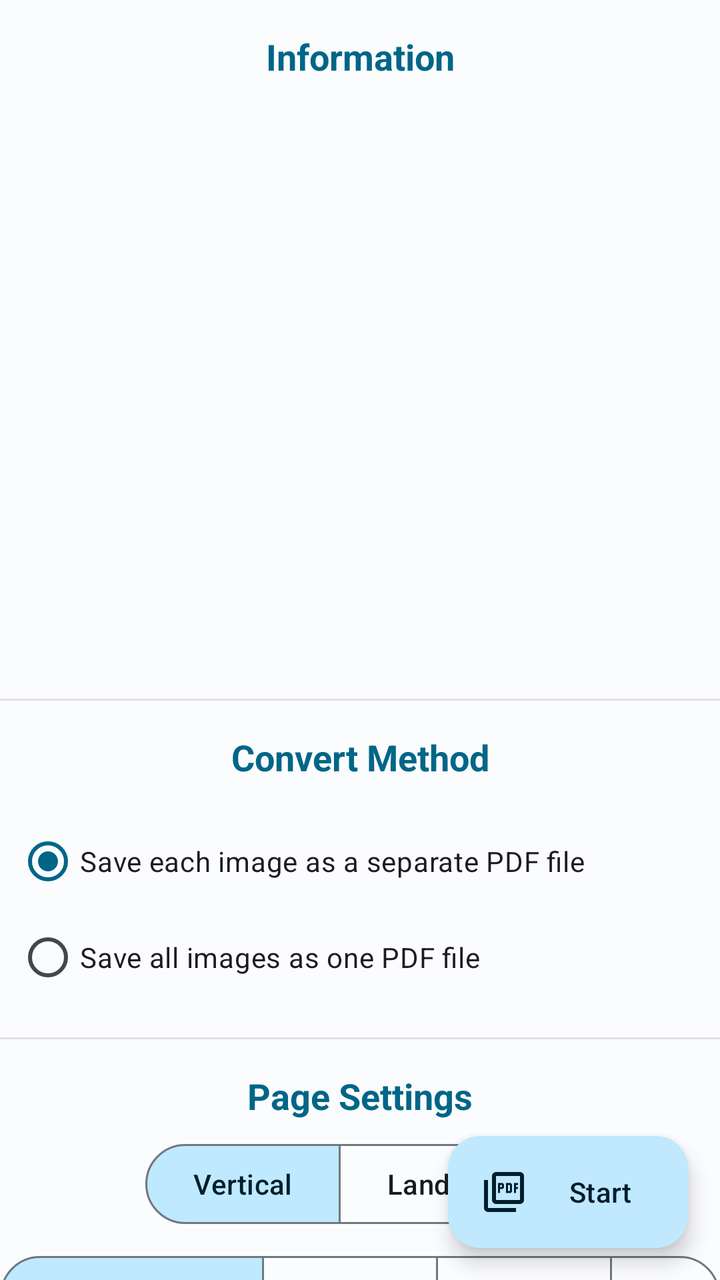
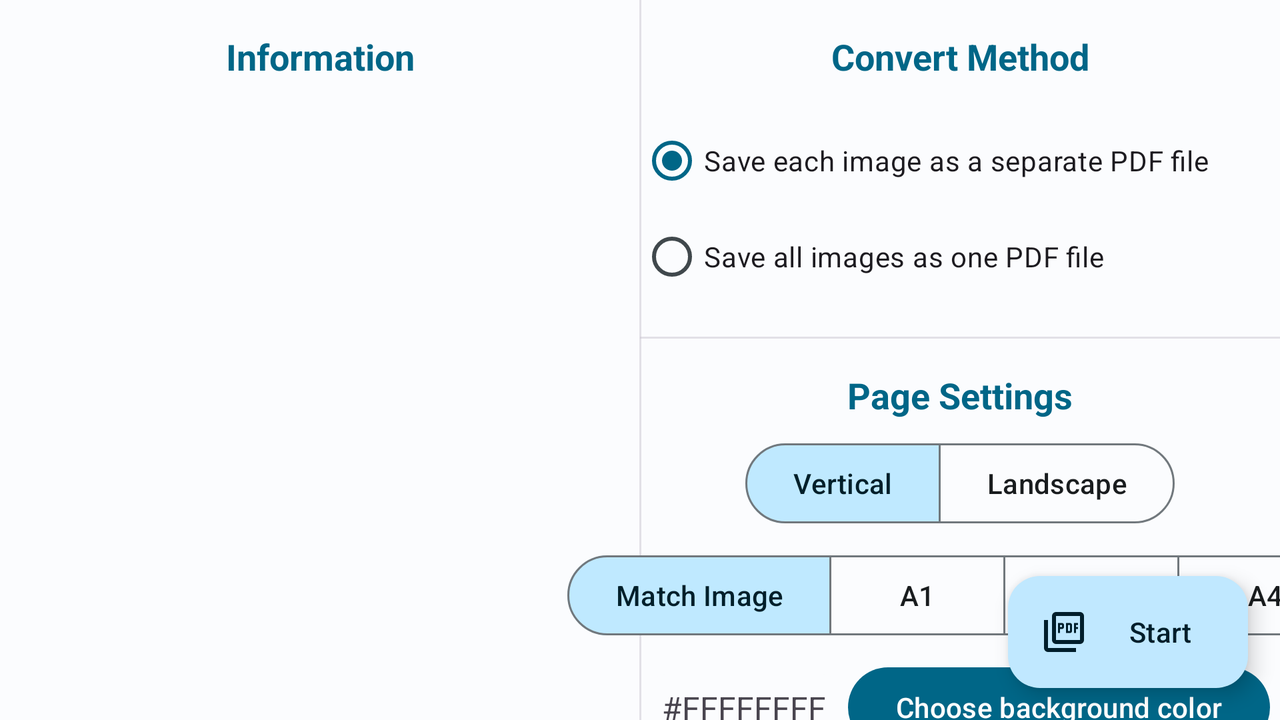

Compare how this app lays out the same screen by default and in its alternative resource folder. The renders come first, then the two layout files and the values they reference.
<!-- AndroidManifest.xml: application theme Theme.ImageCraft.ActionBar -->
<!-- res/layout/activity_image2_pdfactivity.xml -->
<?xml version="1.0" encoding="utf-8"?>
<androidx.coordinatorlayout.widget.CoordinatorLayout xmlns:android="http://schemas.android.com/apk/res/android"
    xmlns:app="http://schemas.android.com/apk/res-auto"
    xmlns:tools="http://schemas.android.com/tools"
    android:layout_width="match_parent"
    android:layout_height="match_parent"
    tools:context=".functions.Image2PDFActivity">

    <androidx.core.widget.NestedScrollView
        android:layout_width="match_parent"
        android:layout_height="match_parent"
        android:fillViewport="true">

        <androidx.constraintlayout.widget.ConstraintLayout
            android:layout_width="match_parent"
            android:layout_height="match_parent"
            android:paddingBottom="80dp"
            app:layout_constraintWidth_max="700dp">

            <TextView
                android:id="@+id/info_title"
                android:layout_width="wrap_content"
                android:layout_height="wrap_content"
                android:layout_marginTop="16dp"
                android:text="@string/image_info"
                android:textColor="?colorPrimary"
                android:textSize="18sp"
                android:textStyle="bold"
                app:layout_constraintEnd_toEndOf="parent"
                app:layout_constraintStart_toStartOf="parent"
                app:layout_constraintTop_toTopOf="parent" />

            <TextView
                android:id="@+id/info_content"
                android:layout_width="wrap_content"
                android:layout_height="wrap_content"
                android:layout_marginTop="16dp"
                android:textSize="14sp"
                android:textStyle="normal"
                app:layout_constraintEnd_toEndOf="parent"
                app:layout_constraintStart_toStartOf="parent"
                app:layout_constraintTop_toBottomOf="@+id/info_title" />

            <androidx.recyclerview.widget.RecyclerView
                android:id="@+id/carousel_recycler_view"
                android:layout_width="0dp"
                android:layout_height="250dp"
                android:layout_margin="8dp"
                android:clipChildren="false"
                android:clipToPadding="false"
                android:orientation="horizontal"
                app:layoutManager="com.google.android.material.carousel.CarouselLayoutManager"
                app:layout_constraintEnd_toEndOf="parent"
                app:layout_constraintStart_toStartOf="parent"
                app:layout_constraintTop_toBottomOf="@+id/info_content" />

            <com.google.android.material.divider.MaterialDivider
                android:id="@+id/info_div"
                android:layout_width="0dp"
                android:layout_height="wrap_content"
                android:layout_marginTop="16dp"
                android:alpha="0.5"
                app:layout_constraintEnd_toEndOf="parent"
                app:layout_constraintStart_toStartOf="parent"
                app:layout_constraintTop_toBottomOf="@+id/carousel_recycler_view" />

            <TextView
                android:id="@+id/method"
                android:layout_width="wrap_content"
                android:layout_height="wrap_content"
                android:layout_marginTop="16dp"
                android:text="@string/convert_method"
                android:textColor="?colorPrimary"
                android:textSize="18sp"
                android:textStyle="bold"
                app:layout_constraintEnd_toEndOf="parent"
                app:layout_constraintStart_toStartOf="parent"
                app:layout_constraintTop_toBottomOf="@+id/info_div" />

            <RadioGroup
                android:id="@+id/radioGroup"
                android:layout_width="0dp"
                android:layout_height="wrap_content"
                android:layout_marginHorizontal="8dp"
                android:layout_marginStart="8dp"
                android:layout_marginTop="16dp"
                android:layout_marginEnd="8dp"
                app:layout_constraintEnd_toEndOf="parent"
                app:layout_constraintStart_toStartOf="parent"
                app:layout_constraintTop_toBottomOf="@+id/method">

                <com.google.android.material.radiobutton.MaterialRadioButton
                    android:id="@+id/auto"
                    android:layout_width="match_parent"
                    android:layout_height="wrap_content"
                    android:checked="true"
                    android:text="@string/to_files"
                    android:textSize="14sp" />

                <com.google.android.material.radiobutton.MaterialRadioButton
                    android:id="@+id/custom"
                    android:layout_width="match_parent"
                    android:layout_height="wrap_content"
                    android:text="@string/to_one_file"
                    android:textSize="14sp" />
            </RadioGroup>

            <com.google.android.material.divider.MaterialDivider
                android:id="@+id/method_div"
                android:layout_width="0dp"
                android:layout_height="wrap_content"
                android:layout_marginTop="16dp"
                android:alpha="0.5"
                app:layout_constraintEnd_toEndOf="parent"
                app:layout_constraintStart_toStartOf="parent"
                app:layout_constraintTop_toBottomOf="@+id/radioGroup" />

            <TextView
                android:id="@+id/page_settings"
                android:layout_width="wrap_content"
                android:layout_height="wrap_content"
                android:layout_marginTop="16dp"
                android:text="@string/page_settings"
                android:textColor="?colorPrimary"
                android:textSize="18sp"
                android:textStyle="bold"
                app:layout_constraintEnd_toEndOf="parent"
                app:layout_constraintStart_toStartOf="parent"
                app:layout_constraintTop_toBottomOf="@+id/method_div" />

            <com.google.android.material.button.MaterialButtonToggleGroup
                android:id="@+id/toggleGroupOrientation"
                android:layout_width="wrap_content"
                android:layout_height="wrap_content"
                android:layout_marginTop="8dp"
                app:checkedButton="@+id/buttonV"
                app:layout_constraintEnd_toEndOf="parent"
                app:layout_constraintStart_toStartOf="parent"
                app:layout_constraintTop_toBottomOf="@+id/page_settings"
                app:selectionRequired="true"
                app:singleSelection="true">

                <Button
                    android:id="@+id/buttonV"
                    style="?attr/materialButtonOutlinedStyle"
                    android:layout_width="wrap_content"
                    android:layout_height="wrap_content"
                    android:layout_gravity="center"
                    android:text="@string/vertical" />

                <Button
                    style="?attr/materialButtonOutlinedStyle"
                    android:layout_width="wrap_content"
                    android:layout_height="wrap_content"
                    android:layout_gravity="center"
                    android:text="@string/landscape" />

            </com.google.android.material.button.MaterialButtonToggleGroup>

            <com.google.android.material.button.MaterialButtonToggleGroup
                android:id="@+id/toggleGroupSize"
                android:layout_width="wrap_content"
                android:layout_height="wrap_content"
                android:layout_marginTop="8dp"
                app:checkedButton="@+id/buttonImage"
                app:layout_constraintEnd_toEndOf="parent"
                app:layout_constraintStart_toStartOf="parent"
                app:layout_constraintTop_toBottomOf="@+id/toggleGroupOrientation"
                app:selectionRequired="true"
                app:singleSelection="true">

                <Button
                    android:id="@+id/buttonImage"
                    style="?attr/materialButtonOutlinedStyle"
                    android:layout_width="wrap_content"
                    android:layout_height="wrap_content"
                    android:layout_gravity="center"
                    android:text="@string/image_size" />

                <Button
                    android:id="@+id/buttonA1"
                    style="?attr/materialButtonOutlinedStyle"
                    android:layout_width="wrap_content"
                    android:layout_height="wrap_content"
                    android:layout_gravity="center"
                    android:text="A1"
                    tools:ignore="HardcodedText" />

                <Button
                    android:id="@+id/buttonA3"
                    style="?attr/materialButtonOutlinedStyle"
                    android:layout_width="wrap_content"
                    android:layout_height="wrap_content"
                    android:layout_gravity="center"
                    android:text="A3"
                    tools:ignore="HardcodedText" />

                <Button
                    android:id="@+id/buttonA4"
                    style="?attr/materialButtonOutlinedStyle"
                    android:layout_width="wrap_content"
                    android:layout_height="wrap_content"
                    android:layout_gravity="center"
                    android:text="A4"
                    tools:ignore="HardcodedText" />

            </com.google.android.material.button.MaterialButtonToggleGroup>

            <TextView
                android:id="@+id/tv_Color"
                android:layout_width="wrap_content"
                android:layout_height="wrap_content"
                android:background="@drawable/rounded_corner_background"
                android:padding="8dp"
                android:text="#FFFFFFFF"
                android:textSize="16sp"
                app:layout_constraintBottom_toBottomOf="@+id/bt_ChooseColor"
                app:layout_constraintEnd_toStartOf="@+id/bt_ChooseColor"
                app:layout_constraintHorizontal_bias="0.5"
                app:layout_constraintStart_toStartOf="parent"
                app:layout_constraintTop_toTopOf="@+id/bt_ChooseColor"
                tools:ignore="HardcodedText" />

            <Button
                android:id="@+id/bt_ChooseColor"
                android:layout_width="wrap_content"
                android:layout_height="wrap_content"
                android:layout_marginTop="8dp"
                android:text="@string/choose_background"
                app:layout_constraintEnd_toEndOf="parent"
                app:layout_constraintHorizontal_bias="0.5"
                app:layout_constraintStart_toEndOf="@+id/tv_Color"
                app:layout_constraintTop_toBottomOf="@+id/toggleGroupSize" />
        </androidx.constraintlayout.widget.ConstraintLayout>

    </androidx.core.widget.NestedScrollView>

    <com.google.android.material.floatingactionbutton.ExtendedFloatingActionButton
        android:id="@+id/bt_floating"
        android:layout_width="wrap_content"
        android:layout_height="wrap_content"
        android:layout_gravity="end|bottom"
        android:layout_margin="16dp"
        android:text="@string/start"
        app:icon="@drawable/picture_as_pdf" />
</androidx.coordinatorlayout.widget.CoordinatorLayout>
<!-- resources referenced by this layout -->
<resources>
  <!-- drawable picture_as_pdf (drawable) -->
  <vector xmlns:android="http://schemas.android.com/apk/res/android"
      xmlns:tools="http://schemas.android.com/tools"
      android:width="24dp"
      android:height="24dp"
      android:tint="?colorOnBackground"
      android:viewportWidth="960"
      android:viewportHeight="960">
      <path
          android:fillColor="@android:color/white"
          android:pathData="M360,500L400,500L400,420L440,420Q457,420 468.5,408.5Q480,397 480,380L480,340Q480,323 468.5,311.5Q457,300 440,300L360,300L360,500ZM400,380L400,340L440,340L440,380L400,380ZM520,500L600,500Q617,500 628.5,488.5Q640,477 640,460L640,340Q640,323 628.5,311.5Q617,300 600,300L520,300L520,500ZM560,460L560,340L600,340L600,460L560,460ZM680,500L720,500L720,420L760,420L760,380L720,380L720,340L760,340L760,300L680,300L680,500ZM320,720Q287,720 263.5,696.5Q240,673 240,640L240,160Q240,127 263.5,103.5Q287,80 320,80L800,80Q833,80 856.5,103.5Q880,127 880,160L880,640Q880,673 856.5,696.5Q833,720 800,720L320,720ZM320,640L800,640Q800,640 800,640Q800,640 800,640L800,160Q800,160 800,160Q800,160 800,160L320,160Q320,160 320,160Q320,160 320,160L320,640Q320,640 320,640Q320,640 320,640ZM160,880Q127,880 103.5,856.5Q80,833 80,800L80,240L160,240L160,800Q160,800 160,800Q160,800 160,800L720,800L720,880L160,880ZM320,160L320,160Q320,160 320,160Q320,160 320,160L320,640Q320,640 320,640Q320,640 320,640L320,640Q320,640 320,640Q320,640 320,640L320,160Q320,160 320,160Q320,160 320,160Z"
          tools:ignore="VectorPath" />
  </vector>
  <!-- drawable rounded_corner_background (drawable) -->
  <?xml version="1.0" encoding="utf-8"?>
  <shape xmlns:android="http://schemas.android.com/apk/res/android">
      <solid android:color="?colorSurface" /> 
      <corners android:radius="8dp" /> 
  </shape>
  <string name="choose_background">Choose background color</string>
  <string name="convert_method">Convert Method</string>
  <string name="image_info">Information</string>
  <string name="image_size">Match Image</string>
  <string name="landscape">Landscape</string>
  <string name="page_settings">Page Settings</string>
  <string name="start">Start</string>
  <string name="to_files">Save each image as a separate PDF file</string>
  <string name="to_one_file">Save all images as one PDF file</string>
  <string name="vertical">Vertical</string>
  <style name="Theme.ImageCraft.ActionBar" parent="Base.Theme.ImageCraft.ActionBar" />
  <color name="md_theme_light_primary">#006687</color>
  <color name="md_theme_light_onPrimary">#FFFFFF</color>
  <color name="md_theme_light_primaryContainer">#C0E8FF</color>
  <color name="md_theme_light_onPrimaryContainer">#001E2B</color>
  <color name="md_theme_light_secondary">#006685</color>
  <color name="md_theme_light_onSecondary">#FFFFFF</color>
  <color name="md_theme_light_secondaryContainer">#BFE9FF</color>
  <color name="md_theme_light_onSecondaryContainer">#001F2A</color>
  <color name="md_theme_light_tertiary">#5F5A7D</color>
  <color name="md_theme_light_onTertiary">#FFFFFF</color>
  <color name="md_theme_light_tertiaryContainer">#E4DFFF</color>
  <color name="md_theme_light_onTertiaryContainer">#1B1736</color>
  <color name="md_theme_light_error">#BA1A1A</color>
  <color name="md_theme_light_errorContainer">#FFDAD6</color>
  <color name="md_theme_light_onError">#FFFFFF</color>
  <color name="md_theme_light_onErrorContainer">#410002</color>
  <color name="md_theme_light_background">#FBFCFE</color>
  <color name="md_theme_light_onBackground">#191C1E</color>
  <color name="md_theme_light_surface">#FBFCFE</color>
  <color name="md_theme_light_onSurface">#191C1E</color>
  <color name="md_theme_light_surfaceVariant">#DCE3E9</color>
  <color name="md_theme_light_onSurfaceVariant">#40484C</color>
  <color name="md_theme_light_outline">#71787D</color>
  <color name="md_theme_light_inverseOnSurface">#F0F1F3</color>
  <color name="md_theme_light_inverseSurface">#2E3133</color>
  <color name="md_theme_light_inversePrimary">#71D2FF</color>
  <!-- some entries are left out for length -->
</resources>
<!-- res/layout-land/activity_image2_pdfactivity.xml (the repository's variant of the layout above) -->
<!-- drawn on the phone turned sideways -->
<?xml version="1.0" encoding="utf-8"?>
<androidx.coordinatorlayout.widget.CoordinatorLayout xmlns:android="http://schemas.android.com/apk/res/android"
    xmlns:app="http://schemas.android.com/apk/res-auto"
    xmlns:tools="http://schemas.android.com/tools"
    android:layout_width="match_parent"
    android:layout_height="match_parent"
    tools:context=".functions.Image2PDFActivity">

    <androidx.core.widget.NestedScrollView
        android:layout_width="match_parent"
        android:layout_height="match_parent"
        android:fillViewport="true">

        <androidx.constraintlayout.widget.ConstraintLayout
            android:layout_width="match_parent"
            android:layout_height="match_parent"
            android:paddingBottom="80dp"
            app:layout_constraintWidth_max="700dp">

            <TextView
                android:id="@+id/info_title"
                android:layout_width="wrap_content"
                android:layout_height="wrap_content"
                android:layout_marginTop="16dp"
                android:text="@string/image_info"
                android:textColor="?colorPrimary"
                android:textSize="18sp"
                android:textStyle="bold"
                app:layout_constraintEnd_toStartOf="@+id/guideline4"
                app:layout_constraintStart_toStartOf="parent"
                app:layout_constraintTop_toTopOf="parent" />

            <TextView
                android:id="@+id/info_content"
                android:layout_width="wrap_content"
                android:layout_height="wrap_content"
                android:layout_marginTop="16dp"
                android:textSize="14sp"
                android:textStyle="normal"
                app:layout_constraintEnd_toStartOf="@+id/guideline4"
                app:layout_constraintStart_toStartOf="parent"
                app:layout_constraintTop_toBottomOf="@+id/info_title" />

            <androidx.recyclerview.widget.RecyclerView
                android:id="@+id/carousel_recycler_view"
                android:layout_width="0dp"
                android:layout_height="250dp"
                android:layout_margin="8dp"
                android:clipChildren="false"
                android:clipToPadding="false"
                android:orientation="horizontal"
                app:layoutManager="com.google.android.material.carousel.CarouselLayoutManager"
                app:layout_constraintEnd_toStartOf="@+id/guideline4"
                app:layout_constraintStart_toStartOf="parent"
                app:layout_constraintTop_toBottomOf="@+id/info_content" />

            <com.google.android.material.divider.MaterialDivider
                android:id="@+id/info_div"
                android:layout_width="1dp"
                android:layout_height="0dp"
                android:alpha="0.5"
                app:layout_constraintBottom_toBottomOf="parent"
                app:layout_constraintEnd_toEndOf="parent"
                app:layout_constraintStart_toStartOf="parent"
                app:layout_constraintTop_toTopOf="parent" />

            <TextView
                android:id="@+id/method"
                android:layout_width="wrap_content"
                android:layout_height="wrap_content"
                android:layout_marginTop="16dp"
                android:text="@string/convert_method"
                android:textColor="?colorPrimary"
                android:textSize="18sp"
                android:textStyle="bold"
                app:layout_constraintEnd_toEndOf="parent"
                app:layout_constraintStart_toStartOf="@+id/guideline4"
                app:layout_constraintTop_toTopOf="parent" />

            <RadioGroup
                android:id="@+id/radioGroup"
                android:layout_width="0dp"
                android:layout_height="wrap_content"
                android:layout_marginHorizontal="8dp"
                android:layout_marginTop="16dp"
                android:layout_marginEnd="8dp"
                app:layout_constraintEnd_toEndOf="parent"
                app:layout_constraintStart_toStartOf="@+id/guideline4"
                app:layout_constraintTop_toBottomOf="@+id/method">

                <com.google.android.material.radiobutton.MaterialRadioButton
                    android:id="@+id/auto"
                    android:layout_width="match_parent"
                    android:layout_height="wrap_content"
                    android:checked="true"
                    android:text="@string/to_files"
                    android:textSize="14sp" />

                <com.google.android.material.radiobutton.MaterialRadioButton
                    android:id="@+id/custom"
                    android:layout_width="match_parent"
                    android:layout_height="wrap_content"
                    android:text="@string/to_one_file"
                    android:textSize="14sp" />
            </RadioGroup>

            <com.google.android.material.divider.MaterialDivider
                android:id="@+id/method_div"
                android:layout_width="0dp"
                android:layout_height="wrap_content"
                android:layout_marginTop="16dp"
                android:alpha="0.5"
                app:layout_constraintEnd_toEndOf="parent"
                app:layout_constraintStart_toStartOf="@+id/guideline4"
                app:layout_constraintTop_toBottomOf="@+id/radioGroup" />

            <TextView
                android:id="@+id/page_settings"
                android:layout_width="wrap_content"
                android:layout_height="wrap_content"
                android:layout_marginTop="16dp"
                android:text="@string/page_settings"
                android:textColor="?colorPrimary"
                android:textSize="18sp"
                android:textStyle="bold"
                app:layout_constraintEnd_toEndOf="parent"
                app:layout_constraintStart_toStartOf="@+id/guideline4"
                app:layout_constraintTop_toBottomOf="@+id/method_div" />

            <com.google.android.material.button.MaterialButtonToggleGroup
                android:id="@+id/toggleGroupOrientation"
                android:layout_width="wrap_content"
                android:layout_height="wrap_content"
                android:layout_marginTop="8dp"
                app:checkedButton="@+id/buttonV"
                app:layout_constraintEnd_toEndOf="parent"
                app:layout_constraintStart_toStartOf="@+id/guideline4"
                app:layout_constraintTop_toBottomOf="@+id/page_settings"
                app:selectionRequired="true"
                app:singleSelection="true">

                <Button
                    android:id="@+id/buttonV"
                    style="?attr/materialButtonOutlinedStyle"
                    android:layout_width="wrap_content"
                    android:layout_height="wrap_content"
                    android:layout_gravity="center"
                    android:text="@string/vertical" />

                <Button
                    style="?attr/materialButtonOutlinedStyle"
                    android:layout_width="wrap_content"
                    android:layout_height="wrap_content"
                    android:layout_gravity="center"
                    android:text="@string/landscape" />

            </com.google.android.material.button.MaterialButtonToggleGroup>

            <com.google.android.material.button.MaterialButtonToggleGroup
                android:id="@+id/toggleGroupSize"
                android:layout_width="wrap_content"
                android:layout_height="wrap_content"
                android:layout_marginTop="8dp"
                app:checkedButton="@+id/buttonImage"
                app:layout_constraintEnd_toEndOf="parent"
                app:layout_constraintStart_toStartOf="@+id/guideline4"
                app:layout_constraintTop_toBottomOf="@+id/toggleGroupOrientation"
                app:selectionRequired="true"
                app:singleSelection="true">

                <Button
                    android:id="@+id/buttonImage"
                    style="?attr/materialButtonOutlinedStyle"
                    android:layout_width="wrap_content"
                    android:layout_height="wrap_content"
                    android:layout_gravity="center"
                    android:text="@string/image_size" />

                <Button
                    android:id="@+id/buttonA1"
                    style="?attr/materialButtonOutlinedStyle"
                    android:layout_width="wrap_content"
                    android:layout_height="wrap_content"
                    android:layout_gravity="center"
                    android:text="A1"
                    tools:ignore="HardcodedText" />

                <Button
                    android:id="@+id/buttonA3"
                    style="?attr/materialButtonOutlinedStyle"
                    android:layout_width="wrap_content"
                    android:layout_height="wrap_content"
                    android:layout_gravity="center"
                    android:text="A3"
                    tools:ignore="HardcodedText" />

                <Button
                    android:id="@+id/buttonA4"
                    style="?attr/materialButtonOutlinedStyle"
                    android:layout_width="wrap_content"
                    android:layout_height="wrap_content"
                    android:layout_gravity="center"
                    android:text="A4"
                    tools:ignore="HardcodedText" />

            </com.google.android.material.button.MaterialButtonToggleGroup>

            <TextView
                android:id="@+id/tv_Color"
                android:layout_width="wrap_content"
                android:layout_height="wrap_content"
                android:background="@drawable/rounded_corner_background"
                android:padding="6dp"
                android:text="#FFFFFFFF"
                android:textSize="16sp"
                app:layout_constraintBottom_toBottomOf="@+id/bt_ChooseColor"
                app:layout_constraintEnd_toStartOf="@+id/bt_ChooseColor"
                app:layout_constraintHorizontal_bias="0.5"
                app:layout_constraintStart_toStartOf="@+id/guideline4"
                app:layout_constraintTop_toTopOf="@+id/bt_ChooseColor"
                tools:ignore="HardcodedText" />

            <Button
                android:id="@+id/bt_ChooseColor"
                android:layout_width="wrap_content"
                android:layout_height="wrap_content"
                android:layout_marginTop="8dp"
                android:text="@string/choose_background"
                app:layout_constraintEnd_toEndOf="parent"
                app:layout_constraintHorizontal_bias="0.5"
                app:layout_constraintStart_toEndOf="@+id/tv_Color"
                app:layout_constraintTop_toBottomOf="@+id/toggleGroupSize" />

            <androidx.constraintlayout.widget.Guideline
                android:id="@+id/guideline4"
                android:layout_width="wrap_content"
                android:layout_height="wrap_content"
                android:orientation="vertical"
                app:layout_constraintGuide_percent="0.5" />
        </androidx.constraintlayout.widget.ConstraintLayout>

    </androidx.core.widget.NestedScrollView>

    <com.google.android.material.floatingactionbutton.ExtendedFloatingActionButton
        android:id="@+id/bt_floating"
        android:layout_width="wrap_content"
        android:layout_height="wrap_content"
        android:layout_gravity="end|bottom"
        android:layout_margin="16dp"
        android:text="@string/start"
        app:icon="@drawable/picture_as_pdf" />
</androidx.coordinatorlayout.widget.CoordinatorLayout>
